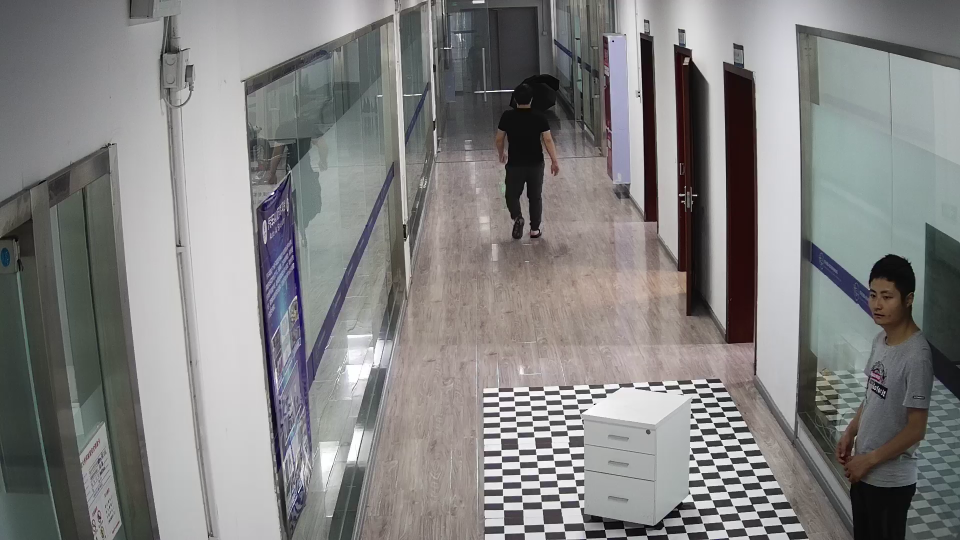
#> input picture project/box2.png, 1920 x 1080 px (shown at 1/2 size)
$ python object_orientation.py
#> lines starting #> are read from the running program, lines starting #| are printed output that depends on the picture
### common/opencv.py
import cv2 as cv
import numpy as np
import sys

# [91 lines left out: functions normlizeImage2Uint8, drawHist, putText, insertPointsBwteen2Points, not called in this run]

class createTrackbar():
    """
    描述: 创建任意多个拖动条
    """
    # [52 lines left out: functions __init__, nothing, getTrackbarPos, not called in this run]

class cameraUnistort():
    """
    畸变图片矫正
    """
    def __init__(self, mtx, dist, image_size, black_roi=1):
        """
        描述: 初始化，获取矫正畸变的重映射矩阵
        参数：mtx：内参矩阵，narray, shape(3,3)
             dist：畸变系数矩阵，narray, shape(1,5), [k1, k2, p1, p2, k3]
             image_size: 图像长和宽，注意应该是(image.shape[1], image.shape[0])
             blackRoi: 矫正后是否保留黑边1完全保留，0完全不保留
        返回：None
        """
        ## 计算新相机矩阵和没有黑边的区域roi
        newcameramtx, roi = cv.getOptimalNewCameraMatrix( \
            mtx, dist, image_size, black_roi, image_size)

        ## 得到新的映射矩阵，mapx, mapy, narray, shape(m,n)
        self.mapx, self.mapy = \
            cv.initUndistortRectifyMap(mtx, dist, None, newcameramtx, image_size, 5)

    def undistort(self, img):
        """
        描述: 将畸变图片像素位置映射到矫正后的像素位置
        输入：img：畸变图片矩阵，narray, shape(m,n)
        返回：矫正后的图片矩阵，narray, shape(m,n)
        """
        return cv.remap(img, self.mapx, self.mapy, cv.INTER_LINEAR)

# [67 lines left out: function cameraCalibration, not called in this run]


# [4 lines that do not run on import are left out]

### project/object_orientation.py
import time
import cv2 as cv
import os
import sys
import numpy as np
import copy
from numpy import linalg as la
from matplotlib import pyplot as plt

# gets the absolute path to the file
abspath = os.path.abspath(os.path.dirname(__file__))
# add the library file path
sys.path.append(abspath + "/../common")
# change the work path
os.chdir(abspath)

import opencv
import misc_utils

def main():
    ### 1.矫正图像
    # read img
    filename =  abspath + '/box2.png'
    img = cv.imread( filename )
#> img is the input picture: shape (1080, 1920, 3); mean B, G, R 129.9, 130.5, 131

    # intrinsic parameters and distort
    mtx = np.array([[2.6182e+03,          0, 973.1464],
                    [         0, 2.6228e+03, 571.7691],
                    [         0,          0,        1]])
    dist = np.array([[-0.5222, -0.2738, 0, 0, 0]])

    # undistort
    undistort = opencv.cameraUnistort(mtx, dist, (img.shape[1], img.shape[0]))
    dst = undistort.undistort(img)
#> in undistort, `return cv.remap(img, self.mapx, self.mapy, cv.INTER_LINEAR)`:
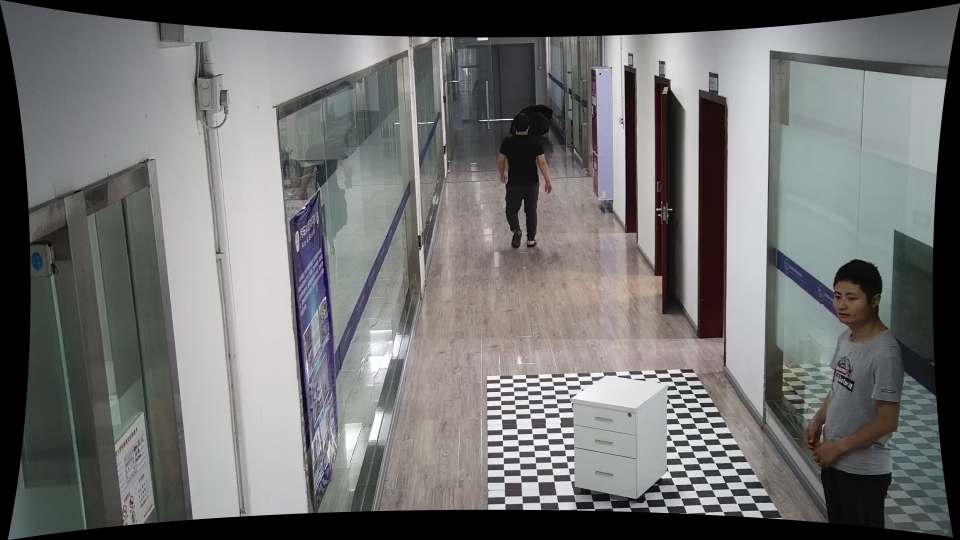
#> returned value: shape (1080, 1920, 3) (shown at 1/2 size); mean of channels 0, 1, 2 111.1, 111.7, 111.7; drawn as B, G, R

    cv.imwrite(abspath + "/box2_undistort.png", dst)

    # [21 lines of commented-out code are left out]


if __name__ == "__main__":
    main()

$ run again, with project/box1_undistort.png copied over project/box2.png
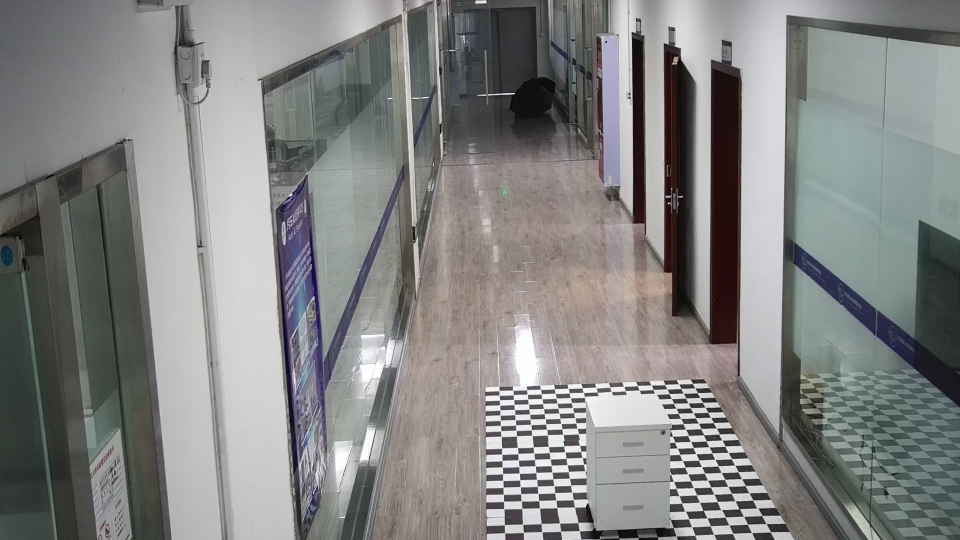
#> input picture project/box1_undistort.png, 1920 x 1080 px (shown at 1/2 size)
#> in main, img is the input picture: shape (1080, 1920, 3); mean B, G, R 131.1, 131.8, 131.3
#> in undistort, `return cv.remap(img, self.mapx, self.mapy, cv.INTER_LINEAR)`:
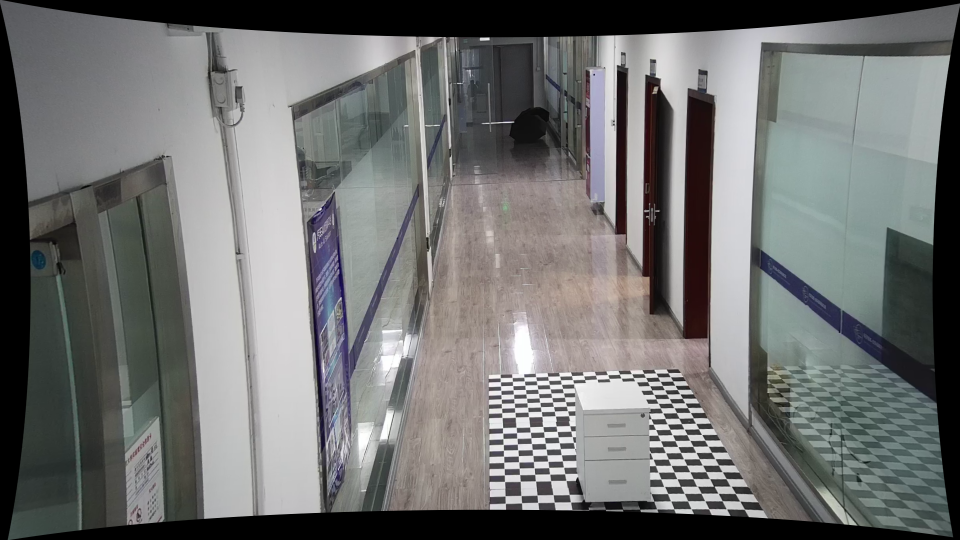
#> returned value: shape (1080, 1920, 3) (shown at 1/2 size); mean of channels 0, 1, 2 112.1, 112.8, 111.7; drawn as B, G, R
